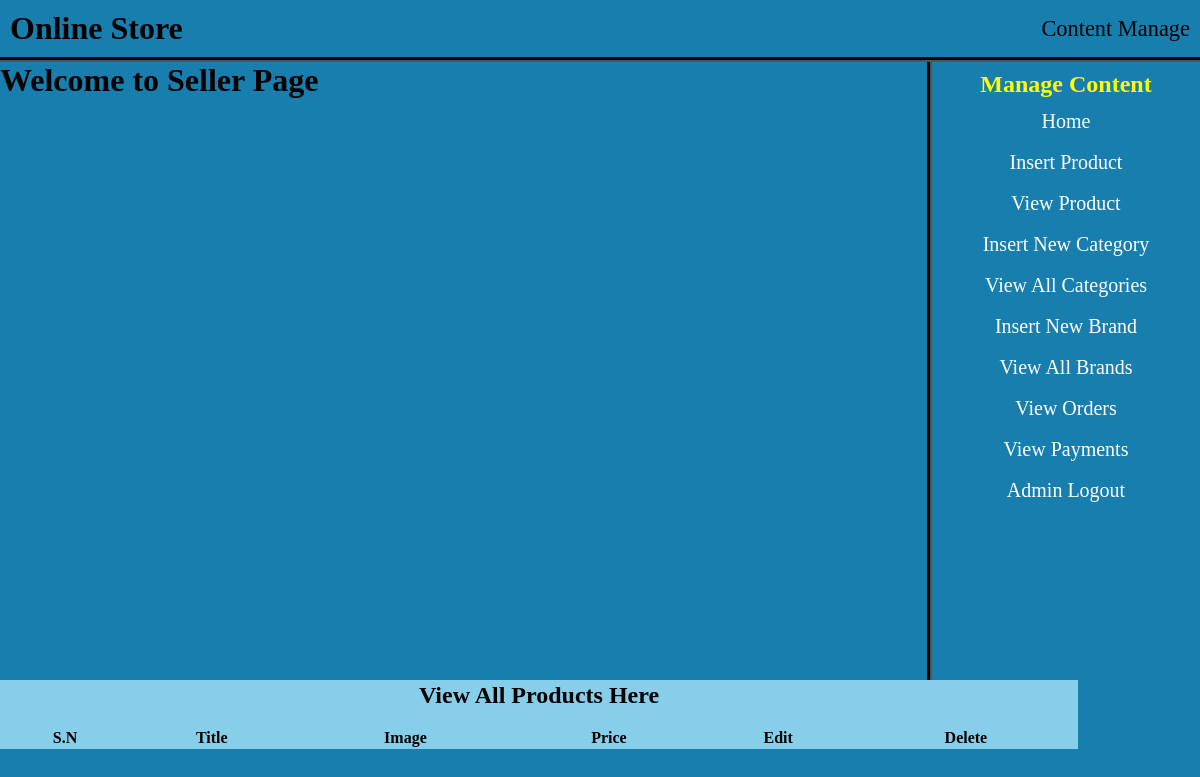
Before: /seller/index.php?view_products (signed in) with the older database file.
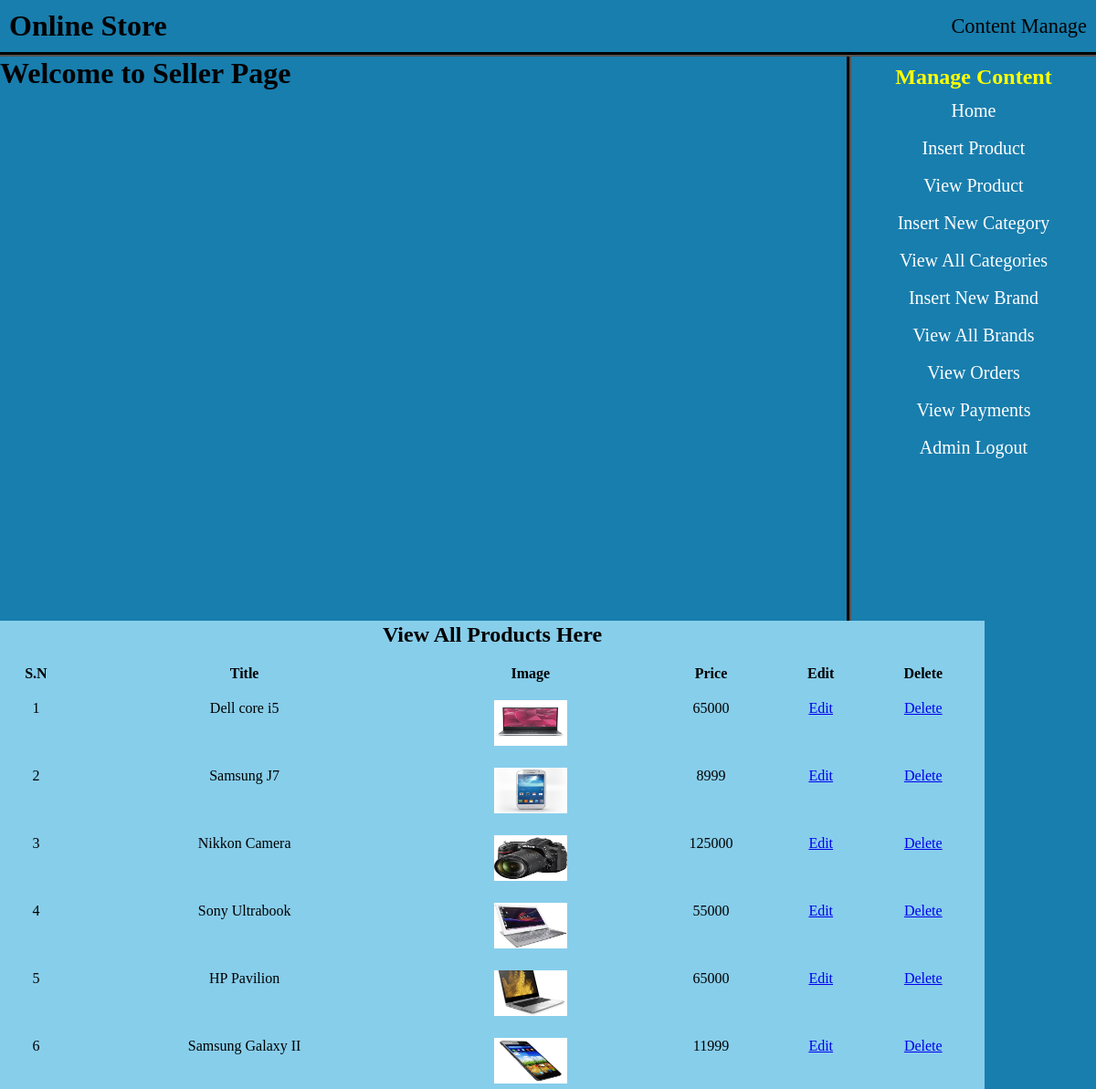
After: the same page with the newer database file.
### tables this page shows
CREATE TABLE `products` (
  `user_id` int(11) NOT NULL,
  `product_cat` int(100) NOT NULL,
  `product_brand` int(100) NOT NULL,
  `product_title` varchar(255) NOT NULL,
  `product_price` int(100) NOT NULL,
  `product_desc` text NOT NULL,
  `product_image` text NOT NULL,
  `product_keywords` text NOT NULL,
  `product_id` int(100) NOT NULL
);

### seller/view_products.php (the view)
<?php
if (!isset($_SESSION['user_email'])) {
    echo "<script> window.open('login.php?not_admin=You are not a admin !','_self') </script>";
} else {
    ?>
<table width="1078" align="center" bgcolor="skyblue">
    <tr align="center">
        <td colspan="6">
            <h2>View All Products Here</h2>
        </td>
    </tr>
    <tr align="center" bgcolor="skyblue">
        <th><br>S.N</th>
        <th><br>Title</th>
        <th><br>Image</th>
        <th><br>Price</th>
        <th><br>Edit</th>
        <th><br>Delete</th>
    </tr>
    <?php
        include ("includes/db.php");
        $seller_id = $_SESSION['seller_id'];
        $get_pro = "select * from products where user_id='$seller_id'";
        $run_pro = mysqli_query($con, $get_pro);
        $i = 0;
        while ($row_pro = mysqli_fetch_array($run_pro)) {
            $pro_id = $row_pro['product_id'];
            $pro_title = $row_pro['product_title'];
            $pro_image = $row_pro['product_image'];
            $pro_price = $row_pro['product_price'];
            $i++;
            ?>
    <tr align="center">
        <td><br>
            <?php echo $i; ?>
        </td>
        <td><br>
            <?php echo $pro_title; ?>
        </td>
        <td><br> <img src="product_images/<?php echo $pro_image; ?>" width="80" height="50" /> </td>
        <td><br>
            <?php echo $pro_price; ?>
        </td>
        <td><br><a href="index.php?edit_pro=<?php echo $pro_id; ?>">Edit</a></td>
        <td><br><a href="delete_pro.php?delete_pro=<?php echo $pro_id; ?> ">Delete</a></td>
    </tr>
    <?php } ?>
</table>
<?php } ?>

### seller/index.php (shortened to what this page needs)
<?php
if (!isset($_SESSION['user_email'])) {
  echo "<script> window.open('login.php?not_admin=You are not a admin !','_self') </script>";
} else {
  ?>
<!DOCTYPE html>
<html>
<head>
    <link rel="stylesheet" type="text/css" href="styles/style.css" media="all" />
</head>
<body>
    <div class="main_wrapper">
        <div class="header"
            style="width:100%; padding: 10px ;display: inline-flex; align-items: center; justify-content: space-between">
            <h1>Online Store</h1>
            <p style="margin: 0px 20px; font-size:1.4rem;">Content Manage</p>
        </div>
        <div id="header"></div>
        <div id="right">
            <h2 style="text-align: center; color: yellow;">Manage Content</h2>
            <a href="index.php">Home</a>
            <a href="index.php?insert_product">Insert Product</a>
            <a href="index.php?view_products">View Product</a>
            <a href="index.php?insert_cat">Insert New Category</a>
            <a href="index.php?view_cats">View All Categories</a>
            <a href="index.php?insert_brand">Insert New Brand</a>
            <a href="index.php?view_brands">View All Brands</a>
            <a href="index.php?view_orders">View Orders</a>
            <a href="index.php?view_payments">View Payments</a>
            <a href="logout.php">Admin Logout</a>
        </div>
        <div id="left">
            <h1>Welcome to Seller Page</h1>
            <?php
        if (isset($_GET['view_products'])) {
          include ("view_products.php");
        }
        ?>
        </div>
    </div>
</body>
</html>
<?php } ?>

### seller/styles/style.css (style rules this page uses)
html, body, div, span, applet, object, iframe, h1, h2, h3, h4, h5, h6, p, blockquote, pre, a, abbr, acronym, address, big, cite, code, del, dfn, em, img, ins, kbd, q, s, samp, small, strike, strong, sub, sup, tt, var, b, u, i, center, dl, dt, dd, ol, ul, li, fieldset, form, label, legend, table, caption, tbody, tfoot, thead, tr, th, td, article, aside, canvas, details, embed, figure, figcaption, footer, header, hgroup, menu, nav, output, ruby, section, summary, time, mark, audio, video { margin: 0; padding: 0; border: 0; vertical-align: baseline; }
body { background: #187eae; }
.main_wrapper { width: auto; height: auto; margin: auto; }
#header { width: auto; height: auto; background-image: url(../images/head); border-bottom: 5px groove black; }
#left { width: 1150px; height: 620px; float: center; }
#right { padding: 9px; text-align: center; width: 250px; height: 600px; float: right; border-left: 5px groove black; background: #187eae; }
#right a { text-decoration: none; text-align: center; color: white; font-size: 20px; font-family: palatino; margin: 6px; display: block; padding: 6px; }

Changed rows visible on the page:
now on this page (row edited): products: product_title "Dell core i5", product_image (picture), product_price "65000"
now on this page (row edited): products: product_title "Samsung J7", product_image (picture), product_price "8999"
now on this page (row edited): products: product_title "Nikkon Camera", product_image (picture), product_price "125000"
now on this page (row edited): products: product_title "Sony Ultrabook", product_image (picture), product_price "55000"
now on this page (row edited): products: product_title "HP Pavilion", product_image (picture), product_price "65000"
now on this page (row edited): products: product_title "Samsung Galaxy II", product_image (picture), product_price "11999"
